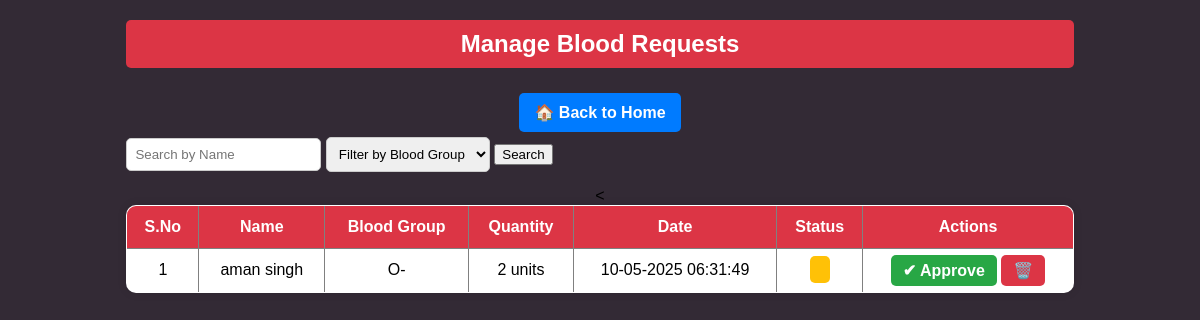
Page /manage_requests.php (signed in) on the committed database.
### tables this page shows
CREATE TABLE `blood_requests` (
  `id` int(20) NOT NULL,
  `name` varchar(100) NOT NULL,
  `blood_group` varchar(3) NOT NULL,
  `status` varchar(20) NOT NULL,
  `quantity` int(11) DEFAULT 1,
  `date_added` timestamp NOT NULL DEFAULT current_timestamp()
);

### manage_requests.php (the view, shortened to what this page needs)
<?php
include 'config.php';
$search = isset($_GET['search']) ? trim($_GET['search']) : '';
$page = isset($_GET['page']) && is_numeric($_GET['page']) && $_GET['page'] > 0 ? intval($_GET['page']) : 1;
$limit = 6;
$offset = ($page - 1) * $limit;
$sql = "SELECT * FROM blood_requests WHERE name LIKE ? ";
$params = ["%$search%"];
$types = "s";
$sql .= " LIMIT ? OFFSET ?";
$params[] = $limit;
$params[] = $offset;
$types .= "ii";
$stmt = $conn->prepare($sql);
$stmt->bind_param($types, ...$params);
$stmt->execute();
$result = $stmt->get_result();
?>
<!DOCTYPE html>
<html lang="en">
<head>
</head>
<body>
<div class="container">
    <h2>Manage Blood Requests</h2>
    <a href="http://localhost/blood_bank/admin_dashboard.php" class="btn home-btn">🏠 Back to Home</a>
    <div class="search-filter-container">
        <form method="GET" action="">
            <input type="text" name="search" class="search-bar" placeholder="Search by Name" value="<?php echo htmlspecialchars($search); ?>">
            <select name="filter" class="filter-dropdown">
                <option value="">Filter by Blood Group</option>
            </select>
            <button type="submit">Search</button>
        </form>
    </div>
    <<table border="1">
    <tr>
        <th>S.No</th>
        <th>Name</th>
        <th>Blood Group</th>
        <th>Quantity</th>
        <th>Date</th>
        <th>Status</th>
        <th>Actions</th>
    </tr>
    <?php
    $serialNumber = 1;
    while ($row = $result->fetch_assoc()) {
        $statusClass = ($row["status"] == "Approved") ? "status-approved" : "status-pending";
        echo "<tr>
                <td>" . $serialNumber++ . "</td>
                <td>" . htmlspecialchars($row["name"]) . "</td>
                <td>" . htmlspecialchars($row["blood_group"]) . "</td>
                <td>" . htmlspecialchars($row["quantity"]) . " units</td>
                <td>" . date("d-m-Y H:i:s", strtotime($row["date_added"])) . "</td>
                <td><span class='{$statusClass}'>" . htmlspecialchars($row["status"]) . "</span></td>
                <td>
                    <a class='approve-btn' href='manage_requests.php?approve=" . urlencode($row["id"]) . "'>✔ Approve</a>
                   <a class='delete-btn' href='delete_request.php?id=" . urlencode($row["id"]) . "' onclick='confirmDelete(event);'>🗑️</a>
                </td>
              </tr>";
    }
    ?>
</table>
</body>
</html>

### manage_requests.php (style rules this page uses)
.btn { display: inline-block; padding: 12px 25px; background: #FF4757; color: white; text-decoration: none; border-radius: 30px; transition: 0.3s ease-in-out; font-weight: bold; }
body { font-family: Arial, sans-serif; text-align: center; background-color:rgba(23, 13, 26, 0.88); }
.container { width: 80%; margin: 20px auto; }
h2 { background-color: #dc3545; color: white; padding: 10px; border-radius: 5px; }
.btn { display: inline-block; padding: 10px 15px; text-decoration: none; border-radius: 5px; font-weight: bold; color: white; margin: 5px; }
.home-btn { background-color: #007bff; }
.search-filter-container { display: flex; justify-content: space-between; margin-bottom: 15px; }
.search-bar, .filter-dropdown { padding: 8px; border: 1px solid #ccc; border-radius: 5px; }
table { width: 100%; border-collapse: collapse; background: white; border-radius: 10px; overflow: hidden; box-shadow: 0px 0px 10px rgba(0, 0, 0, 0.1); }
th, td { padding: 12px; text-align: center; }
th { background-color: #dc3545; color: white; }
.status-pending { background-color: #ffc107; color: black; padding: 5px 10px; border-radius: 5px; }
.approve-btn, .delete-btn { padding: 7px 12px; text-decoration: none; border-radius: 5px; font-weight: bold; }
.approve-btn { background-color: #28a745; color: white; }
.delete-btn { background-color: #dc3545; color: white; }

### rows in the picture
blood_requests: name "aman singh", blood_group "O-", quantity "2", date_added "10-05-2025 06:31:49"
